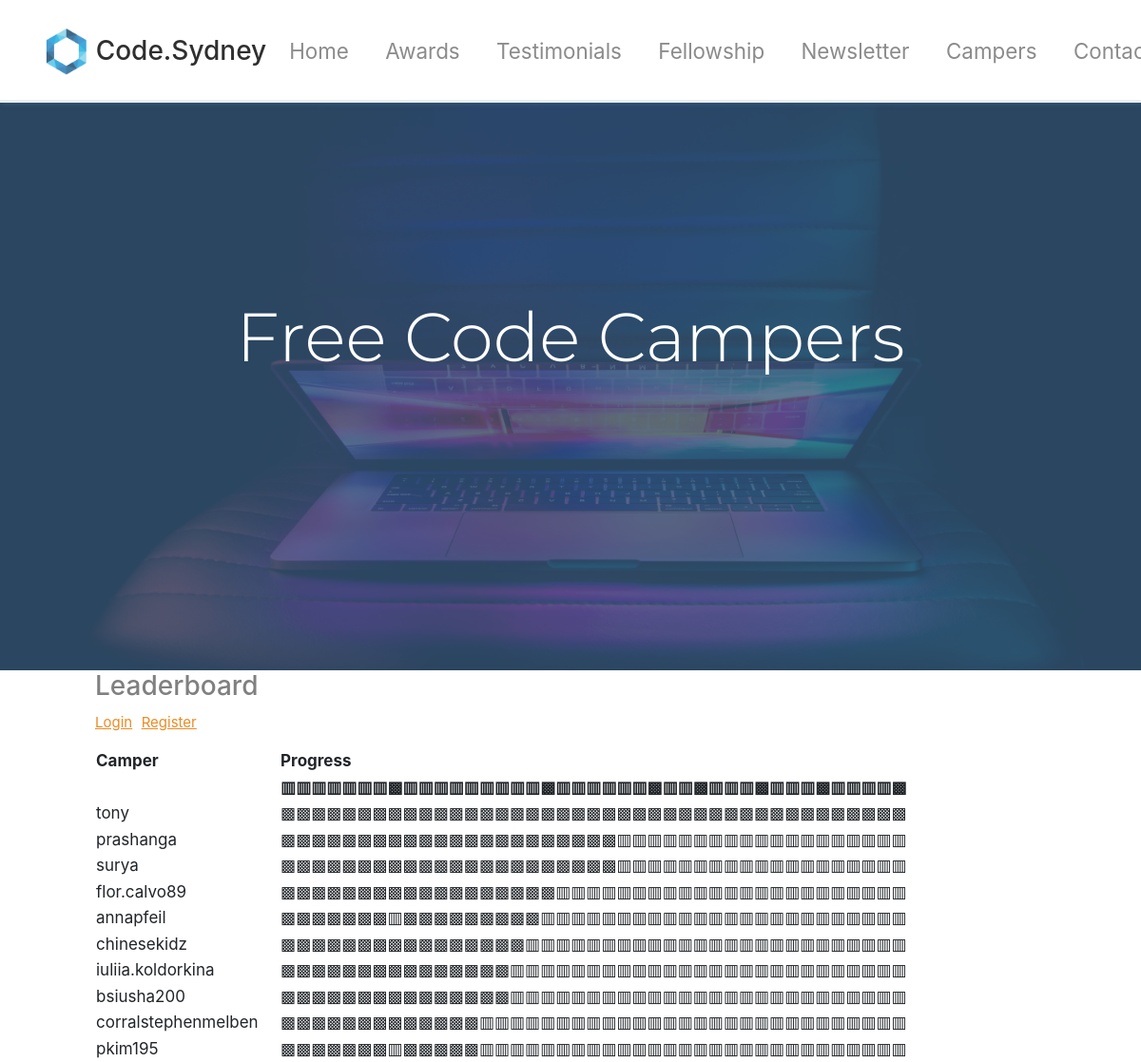
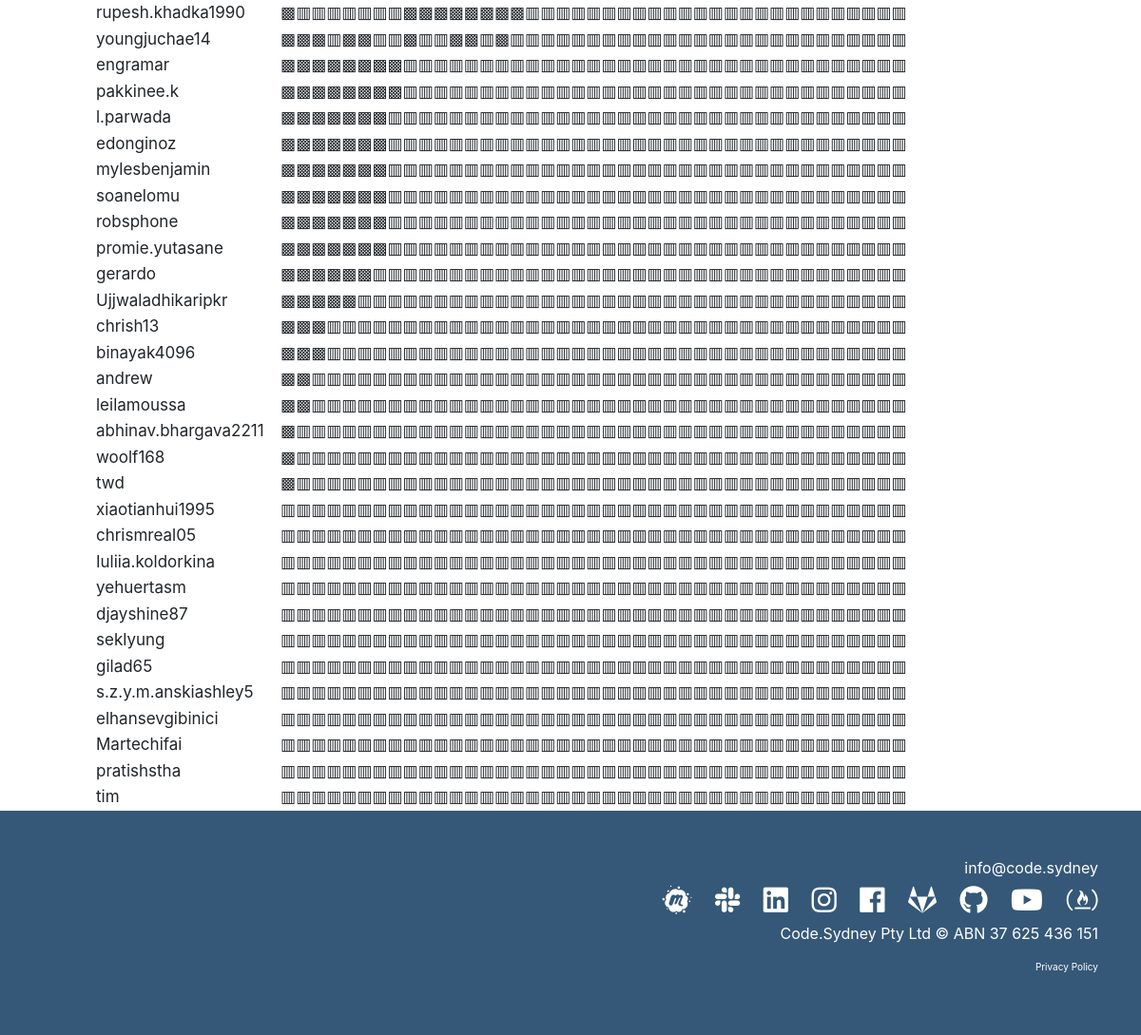
/fccleaderboard, run on the app's committed database (2 pictures, top to bottom).
### tables this page shows
CREATE TABLE "fccdashboardtable" (
	`Name`	TEXT,
	`Email`	TEXT,
	`Password`	TEXT,
	`Completed_Count`	INTEGER NOT NULL,
	`A1`	TEXT,
	`A2`	TEXT,
	`A3`	TEXT,
	`A4`	TEXT,
	`A5`	TEXT,
	`A6`	TEXT,
	`A7`	TEXT,
	`A8`	TEXT,
	`B1`	TEXT,
	`B2`	TEXT,
	`B3`	TEXT,
	`B4`	TEXT,
	`B5`	TEXT,
	`B6`	TEXT,
	`B7`	TEXT,
	`B8`	TEXT,
	`B9`	TEXT,
	`B10`	TEXT,
	`C1`	TEXT,
	`C2`	TEXT,
	`C3`	TEXT,
	`C4`	TEXT,
	`C5`	TEXT,
	`C6`	TEXT,
	`C7`	TEXT,
	`D1`	TEXT,
	`D2`	TEXT,
	`D3`	TEXT,
	`E1`	TEXT,
	`E2`	TEXT,
	`E3`	TEXT,
	`E4`	TEXT,
	`F1`	TEXT,
	`F2`	TEXT,
	`F3`	TEXT,
	`F4`	TEXT,
	`G1`	TEXT,
	`G2`	TEXT,
	`G3`	TEXT,
	`G4`	TEXT,
	`G5`	TEXT,
	PRIMARY KEY(`Email`)
);

### app.py (the view)
@app.route('/fccleaderboard', methods=['GET', 'POST'])
def fccleaderboard():
    db = get_db()
    fccamperslist = []
    try:
        cur = db.execute('SELECT Name, Email, Password, Completed_Count, \
                                 A1, A2, A3, A4, A5, A6, A7, A8, \
                                 B1, B2, B3, B4, B5, B6, B7, B8, B9, B10, \
                                 C1, C2, C3, C4, C5, C6, C7, \
                                 D1, D2, D3, \
                                 E1, E2, E3, E4, \
                                 F1, F2, F3, F4, \
                                 G1, G2, G3, G4, G5 \
                            from fccdashboardtable \
                            order by Completed_Count desc')
    except Exception as e:
        print('Exception: ',e)
    res = cur.fetchall()
    for row in res:
        statuslisttemp = []
        name  = row[0]
        for i in range(4,45):
            status = row[i]
            if status == 'Completed':
                statuslisttemp.append('▩')
            else:
                statuslisttemp.append('▥')
        statuslist = "".join(str(x) for x in statuslisttemp)
        name_string = "".join(str(name))
        selected_fields = [name_string,statuslist]
        fccamperslist.append(selected_fields)
    return render_template('fccleaderboard.html',
                           fccamperslist=fccamperslist)

### database.py (called while the page is built)
def connect_db():
    sql = sqlite3.connect('/home/engramar/codesydneywebsite/codesydney.db')
    sql.row_factory = sqlite3.Row
    return sql

def get_db():
    if not hasattr(g, 'sqlite_db'):
        g.sqlite_db = connect_db()
    return g.sqlite_db

### templates/fccleaderboard.html (shortened to what this page needs)
{% extends 'layout.html' %}
{% block content %}
  <section id="showcase">
    <div class="primary-overlay text-white">
      <div class="container">
        <div class="row">
          <div class="col-lg-12 text-center mt-5">
            <h1 class="display-3 mt-5 pt-5 top-spacing" style="font-family:Montserrat;">
              Free Code Campers
            </h1>
           </div>
         </div>
      </div>
    </div>
  </section>
<body>
<h3 style="margin-left:100px; color: gray">Leaderboard</h3>
<p>
  <a href="{{ url_for('fccleaderboardlogin') }}" style="font-size:15px;color:#EB8B24;margin-left:100px"><u>Login</u></a>
  <a href="{{ url_for('fccleaderboardregister') }}" style="font-size:15px;color:#EB8B24;margin-left:5px"><u>Register</u></a>
</p>
<div>
  <table style="font-size:17px;width:76%;text-align:left;font-weight:normal;margin-left:100px" border="0">
  <tr>
    <th>Camper</th>
    <th>Progress</th>
  </tr>
  <tr>
    <th></th>
    <th>▥▥▥▥▥▥▥▩▥▥▥▥▥▥▥▥▥▩▥▥▥▥▥▥▩▥▥▩▥▥▥▩▥▥▥▩▥▥▥▥▩</th>
  </tr>
  {% for fccampers in fccamperslist %}
  <tr>
    <td>{% print fccampers[0] %}</td>
    <td>{% print fccampers[1] %}</td>
  </tr>
  {% endfor %}
  </table>
</div>
</body>
{% endblock content %}

### templates/layout.html (shortened to what this page needs)
<!DOCTYPE html>
<html lang="en">
<head>
  <link rel="stylesheet" href="https://use.fontawesome.com/releases/v5.0.13/css/all.css"
>
  <link rel="stylesheet" href="{{ url_for('static', filename='css/bootstrap.css') }}">
  <link rel="stylesheet" href="{{ url_for('static', filename='css/style.css') }}">
  <link rel="stylesheet" href="{{ url_for('static', filename='css/Data-Table-1.css') }}">
  <link rel="stylesheet" href="{{ url_for('static', filename='css/Data-Table.css') }}">
  <link rel="stylesheet" href="https://cdn.datatables.net/1.10.15/css/dataTables.bootstrap.min.css">
</head>
<body id="home" data-spy="scroll" data-target="#main-nav" data-offset="100">
    {% include 'includes/_navbar.html' %}
    {% block content %}{% endblock %}
    {% include 'includes/_footer.html' %}
</body>
</html>

### templates/includes/_navbar.html (shortened to what this page needs)
<nav class="navbar navbar-expand-md navbar-light fixed-top py-4" id="main-nav">
<div class="container">
  <a href="{{ url_for('index') }}" class="navbar-brand">
    <img src="{{ url_for('static', filename='img/logo.png') }}" width="50" height="50" alt="">
    <h3 class="d-inline align-middle">Code.Sydney</h3>
  </a>
  {% if messages %}
  {% else %}
  <div class="collapse navbar-collapse" id="navbarCollapse">
    <ul class="navbar-nav ml-auto">
      <li class="nav-item">
        <a href="{{ url_for('index') }}" class="nav-link">Home</a>
      </li>
      <li class="nav-item">
        <a href="{{ url_for('awards') }}"  class="nav-link">Awards</a>
      </li>
      <li class="nav-item">
        <a href="{{ url_for('testimonials') }}" class="nav-link">Testimonials</a>
      </li>
      <li class="nav-item">
        <a href="{{ url_for('fellowship') }}" class="nav-link">Fellowship</a>
      </li>
      <li class="nav-item">
        <a href="{{ url_for('newsletter') }}" class="nav-link">Newsletter</a>
      </li>
      <li class="nav-item">
        <a href="{{ url_for('fccleaderboard') }}" class="nav-link">Campers</a>
      </li>
      <li class="nav-item">
        <a href="{{ url_for('contact') }}" class="nav-link">Contact</a>
      </li>
    </ul>
  </div>
  {% endif %}
</div>
</nav>

### templates/includes/_footer.html
  <footer id="main-footer" class="py-5 bg-primary text-white">
    <div class="container">
      <div class="row text-center">
        <div class="col-md-6 ml-auto text-right">
            <div>
                <a href="mailto:info@code.sydney?Subject=Enquiry" target="_top" class="no-deco">info@code.sydney</a>
            </div>
            <a href="https://www.meetup.com/Sydney-Volunteer-Programmers/" target="_blank" class="font-icon meetup-hover soc-media"><i class="fab fa-meetup"></i></a>
            <a href="https://join.slack.com/t/codesydney/shared_invite/enQtMzA4ODcyOTUyMDY0LTFlZDAyZjgwZmIzY2VmMzA0MjllOWI3YmE1NGZiNzQ5NGNmNjlhMGE5MTE1ZDA2NTU2OGRkZWQyYTQ3NDZmZGM" target="_blank" class="font-icon slack-hover soc-media"><i class="fab fa-slack"></i></a>
            <a href="https://www.linkedin.com/company/code.sydney/" target="_blank" class="font-icon linkedin-hover soc-media"><i class="fab fa-linkedin"></i></a>
            <a href="https://www.instagram.com/code.sydney/" target="_blank" class="font-icon instagram-hover soc-media"><i class="fab fa-instagram"></i></a>
            <a href="https://www.facebook.com/codesyd/" target="_blank" class="font-icon facebook-hover soc-media"><i class="fab fa-facebook"></i></a>
            <a href="https://gitlab.com/codesydney" target="_blank" class="font-icon gitlab-hover soc-media"><i class="fab fa-gitlab"></i></a>
            <a href="https://github.com/FreeCodeCampSydney" target="_blank" class="font-icon github-hover soc-media"><i class="fab fa-github"></i></a>
            <a href="https://www.youtube.com/channel/UCnOp_l8-EX3c-q2Tlj-2Iyw" target="_blank" class="font-icon youtube-hover soc-media"><i class="fab fa-youtube"></i></a>
            <a href="http://www.freecodecampsydney.org/" target="_blank" class="font-icon freecodecamp-hover soc-media"><i class="fab fa-free-code-camp"></i></a>
          <p>
            Code.Sydney Pty Ltd &copy {{ year }} ABN 37 625 436 151
          </p>
          <p style="font-size: 10px">
              <a style="color:white;" href="{{ url_for('static', filename='pdf/Code.Sydney_Website_Privacy_Policy.pdf') }}" target="_blank">Privacy Policy</a>
          </p>
        </div>
      </div>
    </div>
  </footer>

### static/css/style.css (style rules this page uses)
body { margin-top: 105px; }
.navbar { box-shadow: 2px 2px 5px #355878; opacity: 0.9; background: #fff; }
.navbar .nav-item { font-size: 1.4rem; padding-right: 1.4rem; }
#showcase { position: relative; background: url("../img/background.jpg") no-repeat; background-size: cover; min-height: 600px; }
#showcase .primary-overlay { background: rgba(53, 88, 120, 0.8); position: absolute; top: 0; left: 0; width: 100%; height: 100%; }
.top-spacing { margin-top: 110px !important; }
.no-deco { text-decoration: none; color: #fff; }
.soc-media { padding-left: 20px; }
.font-icon { text-decoration: none; color: white; font-size: 30px; }

### data on the page
fccdashboardtable: Name "tony", print "▩▩▩▩▩▩▩▩▩▩▩▩▩▩▩▩▩▩▩▩▩▩▩▩▩▩▩▩▩▩▩▩▩▩▩▩▩▩▩▩▩"
fccdashboardtable: Name "prashanga", print "▩▩▩▩▩▩▩▩▩▩▩▩▩▩▩▩▩▩▩▩▩▩▥▥▥▥▥▥▥▥▥▥▥▥▥▥▥▥▥▥▥"
fccdashboardtable: Name "surya", print "▩▩▩▩▩▩▩▩▩▩▩▩▩▩▩▩▩▩▩▩▩▩▥▥▥▥▥▥▥▥▥▥▥▥▥▥▥▥▥▥▥"
fccdashboardtable: Name "flor.calvo89", print "▩▩▩▩▩▩▩▩▩▩▩▩▩▩▩▩▩▩▥▥▥▥▥▥▥▥▥▥▥▥▥▥▥▥▥▥▥▥▥▥▥"
fccdashboardtable: Name "annapfeil", print "▩▩▩▩▩▩▩▥▩▩▩▩▩▩▩▩▩▥▥▥▥▥▥▥▥▥▥▥▥▥▥▥▥▥▥▥▥▥▥▥▥"
fccdashboardtable: Name "chinesekidz", print "▩▩▩▩▩▩▩▩▩▩▩▩▩▩▩▩▥▥▥▥▥▥▥▥▥▥▥▥▥▥▥▥▥▥▥▥▥▥▥▥▥"
fccdashboardtable: Name "bsiusha200", print "▩▩▩▩▩▩▩▩▩▩▩▩▩▩▩▥▥▥▥▥▥▥▥▥▥▥▥▥▥▥▥▥▥▥▥▥▥▥▥▥▥"
fccdashboardtable: Name "corralstephenmelben", print "▩▩▩▩▩▩▩▩▩▩▩▩▩▥▥▥▥▥▥▥▥▥▥▥▥▥▥▥▥▥▥▥▥▥▥▥▥▥▥▥▥"
fccdashboardtable: Name "pkim195", print "▩▩▩▩▩▩▩▥▩▩▩▩▩▥▥▥▥▥▥▥▥▥▥▥▥▥▥▥▥▥▥▥▥▥▥▥▥▥▥▥▥"
fccdashboardtable: Name "rupesh.khadka1990", print "▩▥▥▥▥▥▥▥▩▩▩▩▩▩▩▩▥▥▥▥▥▥▥▥▥▥▥▥▥▥▥▥▥▥▥▥▥▥▥▥▥"
fccdashboardtable: Name "youngjuchae14", print "▩▩▩▥▩▩▥▥▩▥▥▩▩▥▩▥▥▥▥▥▥▥▥▥▥▥▥▥▥▥▥▥▥▥▥▥▥▥▥▥▥"
fccdashboardtable: Name "engramar", print "▩▩▩▩▩▩▩▩▥▥▥▥▥▥▥▥▥▥▥▥▥▥▥▥▥▥▥▥▥▥▥▥▥▥▥▥▥▥▥▥▥"
fccdashboardtable: Name "pakkinee.k", print "▩▩▩▩▩▩▩▩▥▥▥▥▥▥▥▥▥▥▥▥▥▥▥▥▥▥▥▥▥▥▥▥▥▥▥▥▥▥▥▥▥"
fccdashboardtable: Name "l.parwada", print "▩▩▩▩▩▩▩▥▥▥▥▥▥▥▥▥▥▥▥▥▥▥▥▥▥▥▥▥▥▥▥▥▥▥▥▥▥▥▥▥▥"
fccdashboardtable: Name "edonginoz", print "▩▩▩▩▩▩▩▥▥▥▥▥▥▥▥▥▥▥▥▥▥▥▥▥▥▥▥▥▥▥▥▥▥▥▥▥▥▥▥▥▥"
fccdashboardtable: Name "mylesbenjamin", print "▩▩▩▩▩▩▩▥▥▥▥▥▥▥▥▥▥▥▥▥▥▥▥▥▥▥▥▥▥▥▥▥▥▥▥▥▥▥▥▥▥"
fccdashboardtable: Name "soanelomu", print "▩▩▩▩▩▩▩▥▥▥▥▥▥▥▥▥▥▥▥▥▥▥▥▥▥▥▥▥▥▥▥▥▥▥▥▥▥▥▥▥▥"
fccdashboardtable: Name "robsphone", print "▩▩▩▩▩▩▩▥▥▥▥▥▥▥▥▥▥▥▥▥▥▥▥▥▥▥▥▥▥▥▥▥▥▥▥▥▥▥▥▥▥"
fccdashboardtable: Name "promie.yutasane", print "▩▩▩▩▩▩▩▥▥▥▥▥▥▥▥▥▥▥▥▥▥▥▥▥▥▥▥▥▥▥▥▥▥▥▥▥▥▥▥▥▥"
fccdashboardtable: Name "gerardo", print "▩▩▩▩▩▩▥▥▥▥▥▥▥▥▥▥▥▥▥▥▥▥▥▥▥▥▥▥▥▥▥▥▥▥▥▥▥▥▥▥▥"
fccdashboardtable: Name "Ujjwaladhikaripkr", print "▩▩▩▩▩▥▥▥▥▥▥▥▥▥▥▥▥▥▥▥▥▥▥▥▥▥▥▥▥▥▥▥▥▥▥▥▥▥▥▥▥"
fccdashboardtable: Name "chrish13", print "▩▩▩▥▥▥▥▥▥▥▥▥▥▥▥▥▥▥▥▥▥▥▥▥▥▥▥▥▥▥▥▥▥▥▥▥▥▥▥▥▥"
fccdashboardtable: Name "binayak4096", print "▩▩▩▥▥▥▥▥▥▥▥▥▥▥▥▥▥▥▥▥▥▥▥▥▥▥▥▥▥▥▥▥▥▥▥▥▥▥▥▥▥"
fccdashboardtable: Name "andrew", print "▩▩▥▥▥▥▥▥▥▥▥▥▥▥▥▥▥▥▥▥▥▥▥▥▥▥▥▥▥▥▥▥▥▥▥▥▥▥▥▥▥"
fccdashboardtable: Name "leilamoussa", print "▩▩▥▥▥▥▥▥▥▥▥▥▥▥▥▥▥▥▥▥▥▥▥▥▥▥▥▥▥▥▥▥▥▥▥▥▥▥▥▥▥"
fccdashboardtable: Name "abhinav.bhargava2211", print "▩▥▥▥▥▥▥▥▥▥▥▥▥▥▥▥▥▥▥▥▥▥▥▥▥▥▥▥▥▥▥▥▥▥▥▥▥▥▥▥▥"
fccdashboardtable: Name "woolf168", print "▩▥▥▥▥▥▥▥▥▥▥▥▥▥▥▥▥▥▥▥▥▥▥▥▥▥▥▥▥▥▥▥▥▥▥▥▥▥▥▥▥"
fccdashboardtable: Name "twd", print "▩▥▥▥▥▥▥▥▥▥▥▥▥▥▥▥▥▥▥▥▥▥▥▥▥▥▥▥▥▥▥▥▥▥▥▥▥▥▥▥▥"
fccdashboardtable: Name "xiaotianhui1995", print "▥▥▥▥▥▥▥▥▥▥▥▥▥▥▥▥▥▥▥▥▥▥▥▥▥▥▥▥▥▥▥▥▥▥▥▥▥▥▥▥▥"
fccdashboardtable: Name "chrismreal05", print "▥▥▥▥▥▥▥▥▥▥▥▥▥▥▥▥▥▥▥▥▥▥▥▥▥▥▥▥▥▥▥▥▥▥▥▥▥▥▥▥▥"
fccdashboardtable: Name "yehuertasm", print "▥▥▥▥▥▥▥▥▥▥▥▥▥▥▥▥▥▥▥▥▥▥▥▥▥▥▥▥▥▥▥▥▥▥▥▥▥▥▥▥▥"
fccdashboardtable: Name "djayshine87", print "▥▥▥▥▥▥▥▥▥▥▥▥▥▥▥▥▥▥▥▥▥▥▥▥▥▥▥▥▥▥▥▥▥▥▥▥▥▥▥▥▥"
fccdashboardtable: Name "seklyung", print "▥▥▥▥▥▥▥▥▥▥▥▥▥▥▥▥▥▥▥▥▥▥▥▥▥▥▥▥▥▥▥▥▥▥▥▥▥▥▥▥▥"
fccdashboardtable: Name "gilad65", print "▥▥▥▥▥▥▥▥▥▥▥▥▥▥▥▥▥▥▥▥▥▥▥▥▥▥▥▥▥▥▥▥▥▥▥▥▥▥▥▥▥"
fccdashboardtable: Name "s.z.y.m.anskiashley5", print "▥▥▥▥▥▥▥▥▥▥▥▥▥▥▥▥▥▥▥▥▥▥▥▥▥▥▥▥▥▥▥▥▥▥▥▥▥▥▥▥▥"
fccdashboardtable: Name "elhansevgibinici", print "▥▥▥▥▥▥▥▥▥▥▥▥▥▥▥▥▥▥▥▥▥▥▥▥▥▥▥▥▥▥▥▥▥▥▥▥▥▥▥▥▥"
fccdashboardtable: Name "Martechifai", print "▥▥▥▥▥▥▥▥▥▥▥▥▥▥▥▥▥▥▥▥▥▥▥▥▥▥▥▥▥▥▥▥▥▥▥▥▥▥▥▥▥"
fccdashboardtable: Name "pratishstha", print "▥▥▥▥▥▥▥▥▥▥▥▥▥▥▥▥▥▥▥▥▥▥▥▥▥▥▥▥▥▥▥▥▥▥▥▥▥▥▥▥▥"
fccdashboardtable: Name "tim", print "▥▥▥▥▥▥▥▥▥▥▥▥▥▥▥▥▥▥▥▥▥▥▥▥▥▥▥▥▥▥▥▥▥▥▥▥▥▥▥▥▥"

### other printed values
{{ print fccampers[0] }} "iuliia.koldorkina" "Iuliia.koldorkina"
{{ print fccampers[1] }} "▩▩▩▩▩▩▩▩▩▩▩▩▩▩▩▥▥▥▥▥▥▥▥▥▥▥▥▥▥▥▥▥▥▥▥▥▥▥▥▥▥" "▥▥▥▥▥▥▥▥▥▥▥▥▥▥▥▥▥▥▥▥▥▥▥▥▥▥▥▥▥▥▥▥▥▥▥▥▥▥▥▥▥"
